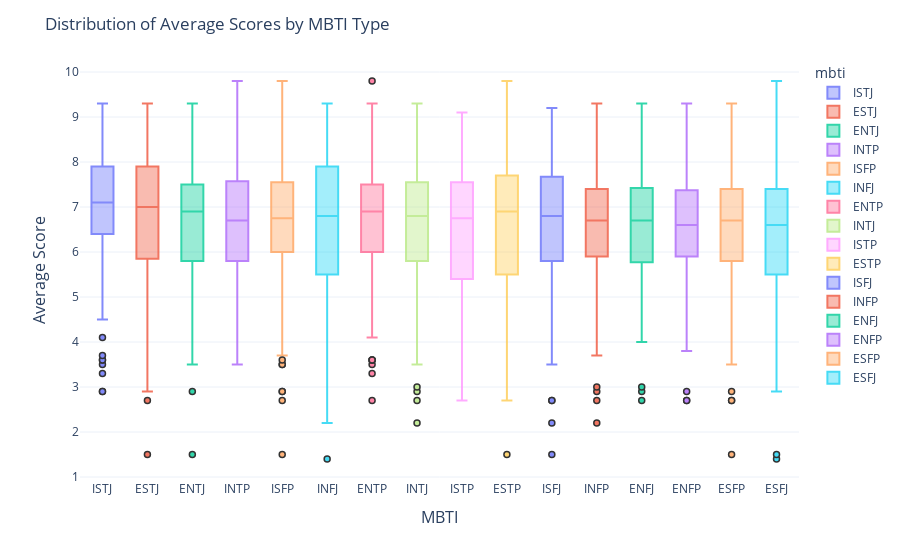

Notebook source saved alongside this figure:
### Markdown cell above
## 4.2 Distribution of Average Scores by MBTI Type

### Code cell
# Calculate the average score for each MBTI type and sort them
score_mbti = df_merged.groupby('mbti')['score'].mean().sort_values(ascending=False)
score_mbti_lst = score_mbti.index.tolist()

# Create a DataFrame for box plot
score_mbti_df = df_merged[df_merged['mbti'].isin(score_mbti_lst)]

# Create the box plot
fig = px.box(score_mbti_df, 
             x='mbti', 
             y='score', 
             color='mbti',
             category_orders={'mbti': score_mbti_lst})

# Update layout
fig.update_layout(
    title_text='Distribution of Average Scores by MBTI Type',  # Revised title
    xaxis=dict(
        title='MBTI',
        titlefont_size=16
    ),
    yaxis=dict(
        title='Average Score',
        titlefont_size=16
    ),
    template='plotly_white'
)

# Update traces
fig.update_traces(marker_line_color='black', 
                  marker_line_width=1.5, 
                  opacity=0.8)

# Show the plot
fig.show()

### Figure 1 — Plotly figure (JSON) as saved in the notebook; plotly's stock layout.template omitted (floating-point values rounded to 4 significant figures; data arrays with more than 128 entries replaced by an {"elided": "..."} marker saying what was removed)
{"data": [{"alignmentgroup": "True", "hovertemplate": "mbti=%{x}<br>score=%{y}<extra></extra>", "legendgroup": "ISTJ", "marker": {"color": "#636efa", "line": {"color": "black", "width": 1.5}}, "name": "ISTJ", "notched": false, "offsetgroup": "ISTJ", "opacity": 0.8, "orientation": "v", "showlegend": true, "type": "box", "x": {"elided": "213 str values"}, "x0": " ", "xaxis": "x", "y": {"elided": "213 float values"}, "y0": " ", "yaxis": "y"}, {"alignmentgroup": "True", "hovertemplate": "mbti=%{x}<br>score=%{y}<extra></extra>", "legendgroup": "ESTJ", "marker": {"color": "#EF553B", "line": {"color": "black", "width": 1.5}}, "name": "ESTJ", "notched": false, "offsetgroup": "ESTJ", "opacity": 0.8, "orientation": "v", "showlegend": true, "type": "box", "x": {"elided": "216 str values"}, "x0": " ", "xaxis": "x", "y": {"elided": "216 float values"}, "y0": " ", "yaxis": "y"}, {"alignmentgroup": "True", "hovertemplate": "mbti=%{x}<br>score=%{y}<extra></extra>", "legendgroup": "ENTJ", "marker": {"color": "#00cc96", "line": {"color": "black", "width": 1.5}}, "name": "ENTJ", "notched": false, "offsetgroup": "ENTJ", "opacity": 0.8, "orientation": "v", "showlegend": true, "type": "box", "x": {"elided": "156 str values"}, "x0": " ", "xaxis": "x", "y": {"elided": "156 float values"}, "y0": " ", "yaxis": "y"}, {"alignmentgroup": "True", "hovertemplate": "mbti=%{x}<br>score=%{y}<extra></extra>", "legendgroup": "INTP", "marker": {"color": "#ab63fa", "line": {"color": "black", "width": 1.5}}, "name": "INTP", "notched": false, "offsetgroup": "INTP", "opacity": 0.8, "orientation": "v", "showlegend": true, "type": "box", "x": ["INTP", "INTP", "INTP", "INTP", "INTP", "INTP", "INTP", "INTP", "INTP", "INTP", "INTP", "INTP", "INTP", "INTP", "INTP", "INTP", "INTP", "INTP", "INTP", "INTP", "INTP", "INTP", "INTP", "INTP", "INTP", "INTP", "INTP", "INTP", "INTP", "INTP", "INTP", "INTP", "INTP", "INTP", "INTP", "INTP", "INTP", "INTP", "INTP", "INTP", "INTP", "INTP", "INTP", "INTP", "INTP", "INTP", "INTP", "INTP", "INTP", "INTP", "INTP", "INTP", "INTP", "INTP", "INTP", "INTP", "INTP", "INTP", "INTP", "INTP", "INTP", "INTP", "INTP", "INTP", "INTP", "INTP", "INTP", "INTP", "INTP", "INTP", "INTP", "INTP", "INTP", "INTP", "INTP", "INTP", "INTP", "INTP", "INTP", "INTP", "INTP", "INTP", "INTP", "INTP", "INTP", "INTP", "INTP", "INTP", "INTP", "INTP", "INTP", "INTP", "INTP", "INTP", "INTP", "INTP", "INTP", "INTP", "INTP", "INTP", "INTP", "INTP", "INTP", "INTP", "INTP", "INTP", "INTP", "INTP", "INTP", "INTP", "INTP", "INTP", "INTP", "INTP", "INTP"], "x0": " ", "xaxis": "x", "y": [8.8, 8.3, 7.6, 7.6, 6.6, 6.7, 6.2, 7.4, 9.8, 5.5, 6.3, 7.4, 6.9, 5.6, 7.8, 7.8, 8.6, 7, 7, 5.4, 8.8, 8.8, 7.2, 3.8, 6.5, 6.2, 6.2, 6.4, 8.1, 8.1, 8.1, 8.1, 8.1, 8.1, 8.1, 7.7, 7.1, 7.4, 7.4, 7.4, 7.4, 7.4, 7.4, 7.4, 7.9, 7.9, 8.3, 8.3, 4.5, 7.5, 5.4, 7.1, 7.9, 5.9, 5.9, 5.5, 4.8, 4.8, 5.4, 5.4, 5.4, 5.4, 5.4, 5.4, 5, 4.8, 6.7, 6.7, 6.5, 6.5, 4.3, 6.4, 7.1, 7, 7, 5.8, 5.9, 7.7, 5.6, 6.6, 4.9, 6.6, 7.1, 4.6, 4.7, 6.7, 6.7, 7.5, 8.9, 4.4, 8.2, 7.4, 4.9, 5.1, 3.5, 6.1, 5.8, 6.4, 6.4, 6.4, 6.4, 6.4, 6.4, 6.4, 6.4, 6.5, 5.8, 6.4, 7.8, 7.6, 7.3, 8.5, 6.9, 7.4, 5.7], "y0": " ", "yaxis": "y"}, {"alignmentgroup": "True", "hovertemplate": "mbti=%{x}<br>score=%{y}<extra></extra>", "legendgroup": "ISFP", "marker": {"color": "#FFA15A", "line": {"color": "black", "width": 1.5}}, "name": "ISFP", "notched": false, "offsetgroup": "ISFP", "opacity": 0.8, "orientation": "v", "showlegend": true, "type": "box", "x": {"elided": "220 str values"}, "x0": " ", "xaxis": "x", "y": {"elided": "220 float values"}, "y0": " ", "yaxis": "y"}, {"alignmentgroup": "True", "hovertemplate": "mbti=%{x}<br>score=%{y}<extra></extra>", "legendgroup": "INFJ", "marker": {"color": "#19d3f3", "line": {"color": "black", "width": 1.5}}, "name": "INFJ", "notched": false, "offsetgroup": "INFJ", "opacity": 0.8, "orientation": "v", "showlegend": true, "type": "box", "x": {"elided": "134 str values"}, "x0": " ", "xaxis": "x", "y": {"elided": "134 float values"}, "y0": " ", "yaxis": "y"}, {"alignmentgroup": "True", "hovertemplate": "mbti=%{x}<br>score=%{y}<extra></extra>", "legendgroup": "ENTP", "marker": {"color": "#FF6692", "line": {"color": "black", "width": 1.5}}, "name": "ENTP", "notched": false, "offsetgroup": "ENTP", "opacity": 0.8, "orientation": "v", "showlegend": true, "type": "box", "x": {"elided": "153 str values"}, "x0": " ", "xaxis": "x", "y": {"elided": "153 float values"}, "y0": " ", "yaxis": "y"}, {"alignmentgroup": "True", "hovertemplate": "mbti=%{x}<br>score=%{y}<extra></extra>", "legendgroup": "INTJ", "marker": {"color": "#B6E880", "line": {"color": "black", "width": 1.5}}, "name": "INTJ", "notched": false, "offsetgroup": "INTJ", "opacity": 0.8, "orientation": "v", "showlegend": true, "type": "box", "x": {"elided": "140 str values"}, "x0": " ", "xaxis": "x", "y": {"elided": "140 float values"}, "y0": " ", "yaxis": "y"}, {"alignmentgroup": "True", "hovertemplate": "mbti=%{x}<br>score=%{y}<extra></extra>", "legendgroup": "ISTP", "marker": {"color": "#FF97FF", "line": {"color": "black", "width": 1.5}}, "name": "ISTP", "notched": false, "offsetgroup": "ISTP", "opacity": 0.8, "orientation": "v", "showlegend": true, "type": "box", "x": {"elided": "204 str values"}, "x0": " ", "xaxis": "x", "y": {"elided": "204 float values"}, "y0": " ", "yaxis": "y"}, {"alignmentgroup": "True", "hovertemplate": "mbti=%{x}<br>score=%{y}<extra></extra>", "legendgroup": "ESTP", "marker": {"color": "#FECB52", "line": {"color": "black", "width": 1.5}}, "name": "ESTP", "notched": false, "offsetgroup": "ESTP", "opacity": 0.8, "orientation": "v", "showlegend": true, "type": "box", "x": {"elided": "236 str values"}, "x0": " ", "xaxis": "x", "y": {"elided": "236 float values"}, "y0": " ", "yaxis": "y"}, {"alignmentgroup": "True", "hovertemplate": "mbti=%{x}<br>score=%{y}<extra></extra>", "legendgroup": "ISFJ", "marker": {"color": "#636efa", "line": {"color": "black", "width": 1.5}}, "name": "ISFJ", "notched": false, "offsetgroup": "ISFJ", "opacity": 0.8, "orientation": "v", "showlegend": true, "type": "box", "x": {"elided": "215 str values"}, "x0": " ", "xaxis": "x", "y": {"elided": "215 float values"}, "y0": " ", "yaxis": "y"}, {"alignmentgroup": "True", "hovertemplate": "mbti=%{x}<br>score=%{y}<extra></extra>", "legendgroup": "INFP", "marker": {"color": "#EF553B", "line": {"color": "black", "width": 1.5}}, "name": "INFP", "notched": false, "offsetgroup": "INFP", "opacity": 0.8, "orientation": "v", "showlegend": true, "type": "box", "x": {"elided": "176 str values"}, "x0": " ", "xaxis": "x", "y": {"elided": "176 float values"}, "y0": " ", "yaxis": "y"}, {"alignmentgroup": "True", "hovertemplate": "mbti=%{x}<br>score=%{y}<extra></extra>", "legendgroup": "ENFJ", "marker": {"color": "#00cc96", "line": {"color": "black", "width": 1.5}}, "name": "ENFJ", "notched": false, "offsetgroup": "ENFJ", "opacity": 0.8, "orientation": "v", "showlegend": true, "type": "box", "x": ["ENFJ", "ENFJ", "ENFJ", "ENFJ", "ENFJ", "ENFJ", "ENFJ", "ENFJ", "ENFJ", "ENFJ", "ENFJ", "ENFJ", "ENFJ", "ENFJ", "ENFJ", "ENFJ", "ENFJ", "ENFJ", "ENFJ", "ENFJ", "ENFJ", "ENFJ", "ENFJ", "ENFJ", "ENFJ", "ENFJ", "ENFJ", "ENFJ", "ENFJ", "ENFJ", "ENFJ", "ENFJ", "ENFJ", "ENFJ", "ENFJ", "ENFJ", "ENFJ", "ENFJ", "ENFJ", "ENFJ", "ENFJ", "ENFJ", "ENFJ", "ENFJ", "ENFJ", "ENFJ", "ENFJ", "ENFJ", "ENFJ", "ENFJ", "ENFJ", "ENFJ", "ENFJ", "ENFJ", "ENFJ", "ENFJ", "ENFJ", "ENFJ", "ENFJ", "ENFJ", "ENFJ", "ENFJ", "ENFJ", "ENFJ", "ENFJ", "ENFJ", "ENFJ", "ENFJ", "ENFJ", "ENFJ", "ENFJ", "ENFJ", "ENFJ", "ENFJ", "ENFJ", "ENFJ", "ENFJ", "ENFJ", "ENFJ", "ENFJ", "ENFJ", "ENFJ", "ENFJ", "ENFJ", "ENFJ", "ENFJ", "ENFJ", "ENFJ", "ENFJ", "ENFJ", "ENFJ", "ENFJ", "ENFJ", "ENFJ", "ENFJ", "ENFJ", "ENFJ", "ENFJ", "ENFJ", "ENFJ", "ENFJ", "ENFJ", "ENFJ", "ENFJ", "ENFJ", "ENFJ", "ENFJ", "ENFJ", "ENFJ", "ENFJ", "ENFJ", "ENFJ", "ENFJ", "ENFJ", "ENFJ", "ENFJ", "ENFJ", "ENFJ", "ENFJ", "ENFJ", "ENFJ", "ENFJ", "ENFJ", "ENFJ", "ENFJ"], "x0": " ", "xaxis": "x", "y": [8.8, 7.6, 7.6, 7.6, 8.3, 8.9, 7.6, 7.6, 6.4, 6.7, 6.8, 6.6, 6.8, 2.7, 2.9, 4, 5.7, 5.5, 7, 7, 7.4, 6, 4.8, 7.5, 7.8, 7, 8.5, 7.3, 8.2, 8.1, 6, 7.1, 7.9, 6.6, 5.5, 7.6, 6.5, 7.2, 6.8, 7.2, 6.2, 8.1, 8.1, 8.1, 8.1, 8.1, 7.4, 7.7, 7.7, 7.1, 7.1, 7.4, 7.4, 7.4, 7, 7, 7, 4.5, 7.1, 7.1, 7.1, 7.9, 5.5, 5.5, 5.5, 6.1, 6.1, 4.8, 6.3, 6.3, 5.4, 5.4, 5.4, 4.8, 6.5, 6.5, 4.3, 5, 7, 5.2, 6.9, 5.9, 6.8, 4.9, 6.1, 7.1, 4.7, 6.8, 9.3, 4.6, 5.8, 5.4, 6.7, 6.7, 6.7, 7.5, 6.7, 6.1, 4.4, 8.4, 7.5, 7.4, 6.4, 6.3, 6.1, 6.4, 4.9, 4.9, 6.5, 8.9, 7.7, 9.1, 5.8, 6.3, 5.9, 5.5, 4.7, 6, 6.8, 5.4, 7.8, 5.2, 3, 6.5, 6.3], "y0": " ", "yaxis": "y"}, {"alignmentgroup": "True", "hovertemplate": "mbti=%{x}<br>score=%{y}<extra></extra>", "legendgroup": "ENFP", "marker": {"color": "#ab63fa", "line": {"color": "black", "width": 1.5}}, "name": "ENFP", "notched": false, "offsetgroup": "ENFP", "opacity": 0.8, "orientation": "v", "showlegend": true, "type": "box", "x": {"elided": "151 str values"}, "x0": " ", "xaxis": "x", "y": {"elided": "151 float values"}, "y0": " ", "yaxis": "y"}, {"alignmentgroup": "True", "hovertemplate": "mbti=%{x}<br>score=%{y}<extra></extra>", "legendgroup": "ESFP", "marker": {"color": "#FFA15A", "line": {"color": "black", "width": 1.5}}, "name": "ESFP", "notched": false, "offsetgroup": "ESFP", "opacity": 0.8, "orientation": "v", "showlegend": true, "type": "box", "x": {"elided": "221 str values"}, "x0": " ", "xaxis": "x", "y": {"elided": "221 float values"}, "y0": " ", "yaxis": "y"}, {"alignmentgroup": "True", "hovertemplate": "mbti=%{x}<br>score=%{y}<extra></extra>", "legendgroup": "ESFJ", "marker": {"color": "#19d3f3", "line": {"color": "black", "width": 1.5}}, "name": "ESFJ", "notched": false, "offsetgroup": "ESFJ", "opacity": 0.8, "orientation": "v", "showlegend": true, "type": "box", "x": {"elided": "136 str values"}, "x0": " ", "xaxis": "x", "y": {"elided": "136 float values"}, "y0": " ", "yaxis": "y"}], "layout": {"boxmode": "overlay", "legend": {"title": {"text": "mbti"}, "tracegroupgap": 0}, "margin": {"t": 60}, "title": {"text": "Distribution of Average Scores by MBTI Type"}, "xaxis": {"anchor": "y", "categoryarray": ["ISTJ", "ESTJ", "ENTJ", "INTP", "ISFP", "INFJ", "ENTP", "INTJ", "ISTP", "ESTP", "ISFJ", "INFP", "ENFJ", "ENFP", "ESFP", "ESFJ"], "categoryorder": "array", "domain": [0, 1], "title": {"font": {"size": 16}, "text": "MBTI"}}, "yaxis": {"anchor": "x", "domain": [0, 1], "title": {"font": {"size": 16}, "text": "Average Score"}}}}
